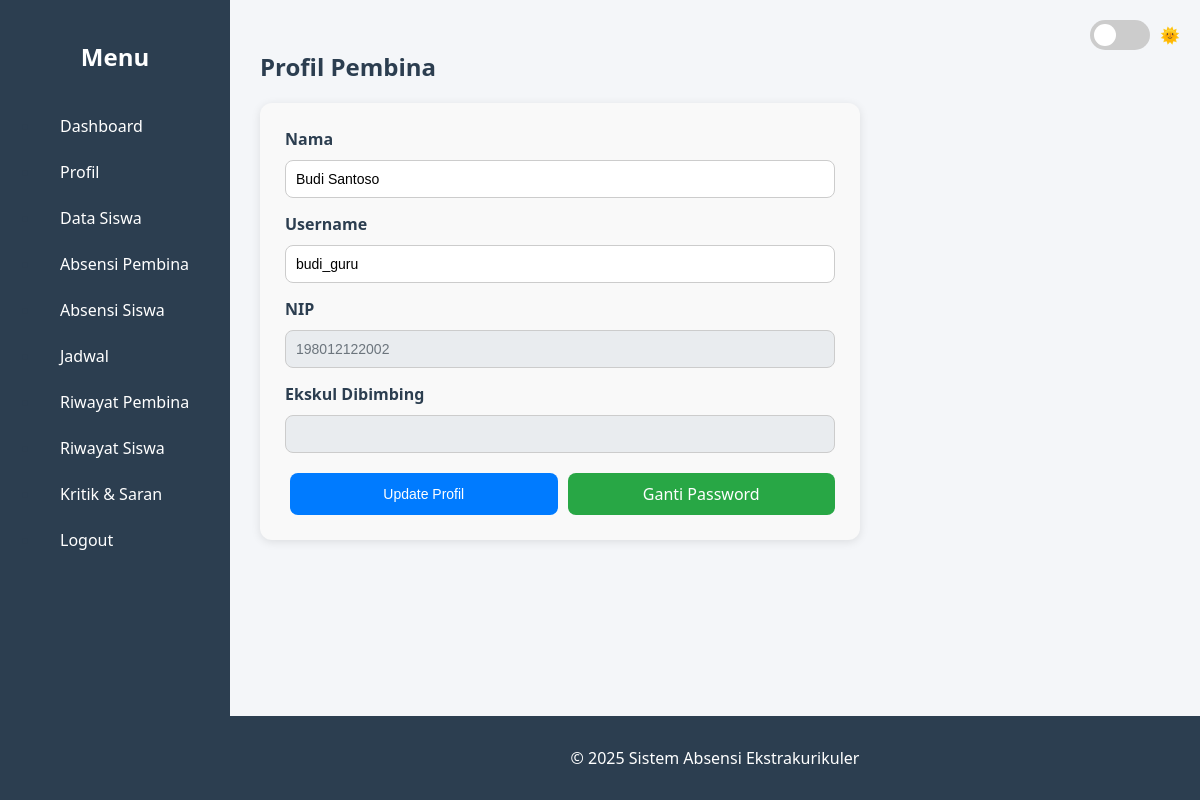
The app's page /pembina/profil.php (signed in) with its own data.
### tables this page shows
CREATE TABLE `pembina` (
  `id_pembina` int(11) NOT NULL,
  `nama` varchar(100) DEFAULT NULL,
  `username` varchar(50) DEFAULT NULL,
  `password` varchar(255) DEFAULT NULL,
  `nip` varchar(20) DEFAULT NULL,
  `no_hp` varchar(15) DEFAULT NULL,
  `alamat` text DEFAULT NULL,
  `jenis_kelamin` enum('L','P') DEFAULT NULL
);

### pembina/profil.php (the view, shortened to what this page needs)
<?php
include 'header.php';
include '../koneksi.php';
$id = $_SESSION['id'];
$data = mysqli_fetch_assoc(mysqli_query($conn, "SELECT * FROM pembina WHERE id_pembina='$id'"));
$nama_ekskul = [];
?>
<?php include 'sidebar.php'; ?>
<div class="content">
    <h2 style="margin-bottom: 20px;">Profil Pembina</h2>
    <form method="POST" action=""
          style="max-width: 600px; background: #f9f9f9; padding: 25px; border-radius: 12px; box-shadow: 0 2px 10px rgba(0,0,0,0.1);">
        <label for="nama" style="font-weight:bold;">Nama</label>
        <input type="text" id="nama" name="nama" value="<?= htmlspecialchars($data['nama']); ?>"
               style="width: 100%; padding: 10px; margin-bottom: 15px; border: 1px solid #ccc; border-radius: 8px;" required>
        <label for="username" style="font-weight:bold;">Username</label>
        <input type="text" id="username" name="username" value="<?= htmlspecialchars($data['username']); ?>"
               style="width: 100%; padding: 10px; margin-bottom: 15px; border: 1px solid #ccc; border-radius: 8px;" required>
        <label for="nip" style="font-weight:bold;">NIP</label>
        <input type="text" id="nip" value="<?= htmlspecialchars($data['nip']); ?>"
               style="width: 100%; padding: 10px; margin-bottom: 15px; border: 1px solid #ccc; border-radius: 8px;" readonly>
        <label for="ekskul" style="font-weight:bold;">Ekskul Dibimbing</label>
        <input type="text" id="ekskul" value="<?= htmlspecialchars(implode(', ', $nama_ekskul)); ?>"
               style="width: 100%; padding: 10px; margin-bottom: 20px; border: 1px solid #ccc; border-radius: 8px;" readonly>
        <div style="display: flex; justify-content: space-between; gap: 10px;">
            <button type="submit" name="update_profil"
                    style="flex:1; background-color: #007bff; color: white; padding: 10px 20px; border: none; border-radius: 8px; cursor: pointer;">
                Update Profil
            </button>
            <a href="ganti_password.php"
               style="flex:1; background-color: #28a745; color: white; text-align: center; padding: 10px 20px; border-radius: 8px; text-decoration: none;">
                Ganti Password
            </a>
        </div>
    </form>
</div>
<?php include 'footer.php'; ?>

### pembina/style.css (style rules this page uses)
:root { --bg: #f4f6f9; --text: #2c3e50; --sidebar-bg: #2c3e50; --sidebar-text: white; --primary: #4e73df; --primary-dark: #224abe; --table-header: #4e73df; --footer-bg: #2c3e50; }
* { box-sizing: border-box; }
body { margin: 0; background-color: var(--bg); color: var(--text); font-family: 'Segoe UI', sans-serif; }
.content { margin-left: 230px; padding: 30px; }
textarea, input[type="text"], input[type="date"], input[type="file"], select { width: 100%; padding: 12px; margin-bottom: 15px; border: 1px solid #ccc; border-radius: 8px; font-size: 14px; resize: vertical; }
input[readonly] { background-color: #e9ecef; color: #6c757d; cursor: not-allowed; }
button, input[type="submit"] { background-color: var(--primary); color: white; border: none; padding: 10px 20px; font-size: 14px; border-radius: 8px; cursor: pointer; }
form input[type="text"] { padding: 10px; width: 300px; border: 1px solid #ccc; border-radius: 6px; margin-top: 10px; }
form button { padding: 10px 16px; background: var(--primary); color: white; border: none; border-radius: 6px; margin-left: 5px; cursor: pointer; }

### records on screen
pembina: nama "Budi Santoso", username "budi_guru", nip "198012122002"
